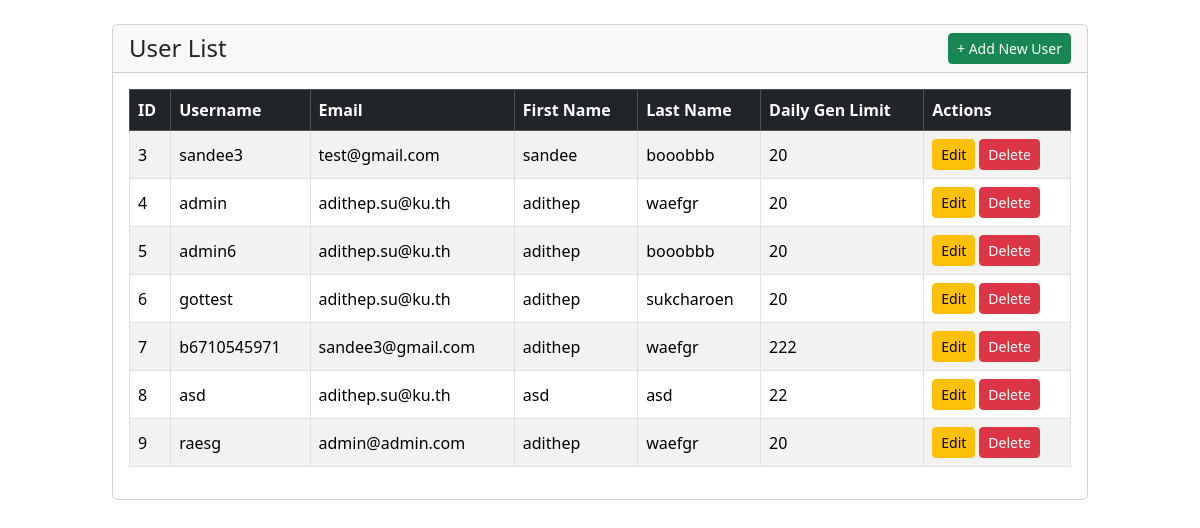
Before: /read-user with the older database file.
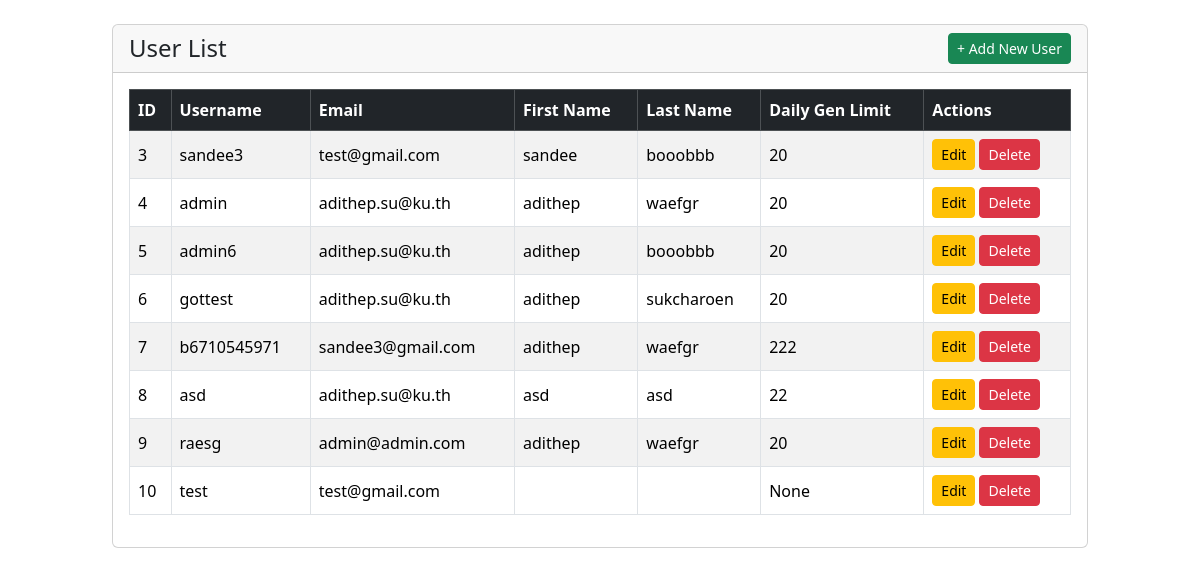
After: the same page with the newer database file.
### user/models.py (models this page shows, shortened)
class User(AbstractUser):
    daily_gen_count = models.IntegerField(blank=True, null=True)
    class Meta:
        db_table = "user"

### user/views.py (the view)
# urls.py: path('read-user', read_user, name="read_user"),
def read_user(request):
    users = User.objects.all()
    return render(request, "user/read-user.html", {"users": users})

### user/templates/user/read-user.html (shortened to what this page needs)
<!doctype html>
<html lang="en">
    <head>
        <link href="https://cdn.jsdelivr.net/npm/bootstrap@5.3.8/dist/css/bootstrap.min.css" rel="stylesheet" />
    </head>
    <body>
        <div class="container-fluid mt-4">
            <div class="row">
                <div class="col-10 offset-1">
                    <div class="card">
                        <div class="card-header d-flex justify-content-between align-items-center">
                            <h4 class="mb-0">User List</h4>
                            <a href="{% url 'create_user' %}" class="btn btn-sm btn-success">+ Add New User</a>
                        </div>
                        <div class="card-body">
                            <div class="table-responsive">
                                <table class="table table-striped table-hover table-bordered align-middle">
                                    <thead class="table-dark">
                                        <tr>
                                            <th scope="col">ID</th>
                                            <th scope="col">Username</th>
                                            <th scope="col">Email</th>
                                            <th scope="col">First Name</th>
                                            <th scope="col">Last Name</th>
                                            <th scope="col">Daily Gen Limit</th>
                                            <th scope="col">Actions</th>
                                        </tr>
                                    </thead>
                                    <tbody>
                                        {% for user in users %}
                                            <tr>
                                                <td>{{ user.id }}</td>
                                                <td>{{ user.username }}</td>
                                                <td>{{ user.email }}</td>
                                                <td>{{ user.first_name }}</td>
                                                <td>{{ user.last_name }}</td>
                                                <td>{{ user.daily_gen_count }}</td>
                                                <td>
                                                    <div class="d-flex gap-1">
                                                        <a href="{% url 'update_user' user.id %}" class="btn btn-sm btn-warning">Edit</a>
                                                        <a href="{% url 'delete_user' user.id %}" class="btn btn-sm btn-danger">Delete</a>
                                                    </div>
                                                </td>
                                            </tr>
                                        {% empty %}
                                            <tr>
                                                <td colspan="7" class="text-center text-muted py-3">
                                                    No users found in the database.
                                                </td>
                                            </tr>
                                        {% endfor %}
                                    </tbody>
                                </table>
                            </div>
                        </div>
                    </div>
                </div>
            </div>
        </div>
    </body>
</html>

Changed rows visible on the page:
added User: id "10", username "test", email "test@gmail.com", daily_gen_count "None"
